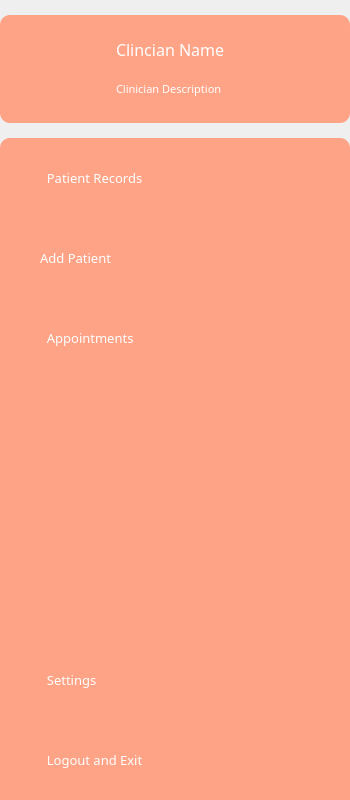
   <widget class="QWidget" name="full_menu_widget" native="true">
    <property name="geometry">
     <rect>
      <x>10</x>
      <y>0</y>
      <width>350</width>
      <height>800</height>
     </rect>
    </property>
    <property name="minimumSize">
     <size>
      <width>350</width>
      <height>800</height>
     </size>
    </property>
    <property name="maximumSize">
     <size>
      <width>350</width>
      <height>16777215</height>
     </size>
    </property>
    <property name="styleSheet">
     <string notr="true"/>
    </property>
    <layout class="QVBoxLayout" name="verticalLayout_6">
     <property name="spacing">
      <number>15</number>
     </property>
     <property name="leftMargin">
      <number>0</number>
     </property>
     <property name="topMargin">
      <number>15</number>
     </property>
     <property name="rightMargin">
      <number>0</number>
     </property>
     <property name="bottomMargin">
      <number>0</number>
     </property>
     <item>
      <widget class="QWidget" name="widget" native="true">
       <property name="styleSheet">
        <string notr="true">background-color: rgb(255, 163, 134);
border-radius: 10px;</string>
       </property>
       <layout class="QHBoxLayout" name="horizontalLayout_2">
        <property name="leftMargin">
         <number>0</number>
        </property>
        <property name="rightMargin">
         <number>0</number>
        </property>
        <item>
         <widget class="QLabel" name="label_4">
          <property name="maximumSize">
           <size>
            <width>5</width>
            <height>16777215</height>
           </size>
          </property>
          <property name="text">
           <string/>
          </property>
         </widget>
        </item>
        <item>
         <widget class="QLabel" name="dr_dp">
          <property name="minimumSize">
           <size>
            <width>90</width>
            <height>90</height>
           </size>
          </property>
          <property name="maximumSize">
           <size>
            <width>90</width>
            <height>90</height>
           </size>
          </property>
          <property name="styleSheet">
           <string notr="true"/>
          </property>
          <property name="text">
           <string/>
          </property>
          <property name="pixmap">
           <pixmap resource="resource.qrc">:/icons/icons/logo.png</pixmap>
          </property>
          <property name="scaledContents">
           <bool>true</bool>
          </property>
         </widget>
        </item>
        <item>
         <widget class="QWidget" name="dr_info" native="true">
          <layout class="QVBoxLayout" name="verticalLayout">
           <item>
            <widget class="QLabel" name="dr_name">
             <property name="font">
              <font>
               <family>Montserrat ExtraBold</family>
               <pointsize>12</pointsize>
              </font>
             </property>
             <property name="styleSheet">
              <string notr="true">color: rgb(255, 255, 255);</string>
             </property>
             <property name="text">
              <string>Clincian Name</string>
             </property>
            </widget>
           </item>
           <item>
            <widget class="QLabel" name="dr_desc">
             <property name="font">
              <font>
               <family>Montserrat Medium</family>
               <pointsize>8</pointsize>
              </font>
             </property>
             <property name="styleSheet">
              <string notr="true">color:rgb(255, 255, 255)</string>
             </property>
             <property name="text">
              <string>Clinician Description</string>
             </property>
            </widget>
           </item>
          </layout>
         </widget>
        </item>
       </layout>
      </widget>
     </item>
     <item>
      <widget class="QWidget" name="sidebar" native="true">
       <property name="minimumSize">
        <size>
         <width>0</width>
         <height>0</height>
        </size>
       </property>
       <property name="maximumSize">
        <size>
         <width>350</width>
         <height>16777215</height>
        </size>
       </property>
       <property name="styleSheet">
        <string notr="true">QWidget{
	background-color: rgb(255, 163, 134);
	border-top-right-radius: 10px;
	border-top-left-radius: 10px;
}

QPushButton{
	color: white;
	text-align: left;
	padding-left: 30px; 
	border-bottom-right-radius: 10px;
	border-top-right-radius: 10px;
	margin-top: 10px;
	border: none; 
}

QPushButton:checked {
	background-color: white;
	color: rgb(255, 163, 134);
	border-top-left-radius: 0px;
	font-weight: bold;
	border: none;
}</string>
       </property>
       <layout class="QVBoxLayout" name="verticalLayout_3">
        <property name="spacing">
         <number>10</number>
        </property>
        <property name="leftMargin">
         <number>0</number>
        </property>
        <property name="topMargin">
         <number>0</number>
        </property>
        <property name="rightMargin">
         <number>0</number>
        </property>
        <property name="bottomMargin">
         <number>10</number>
        </property>
        <item>
         <widget class="QPushButton" name="view_btn">
          <property name="minimumSize">
           <size>
            <width>340</width>
            <height>70</height>
           </size>
          </property>
          <property name="maximumSize">
           <size>
            <width>340</width>
            <height>70</height>
           </size>
          </property>
          <property name="font">
           <font>
            <family>Montserrat SemiBold</family>
            <pointsize>10</pointsize>
            <weight>50</weight>
            <bold>false</bold>
           </font>
          </property>
          <property name="styleSheet">
           <string notr="true"/>
          </property>
          <property name="text">
           <string>     Patient Records</string>
          </property>
          <property name="icon">
           <iconset resource="resource.qrc">
            <normaloff>:/icons/icons/w_view.png</normaloff>
            <normalon>:/icons/icons/p_view.png</normalon>:/icons/icons/w_view.png</iconset>
          </property>
          <property name="iconSize">
           <size>
            <width>28</width>
            <height>28</height>
           </size>
          </property>
          <property name="checkable">
           <bool>true</bool>
          </property>
          <property name="autoExclusive">
           <bool>true</bool>
          </property>
          <property name="autoRepeatDelay">
           <number>0</number>
          </property>
          <property name="autoRepeatInterval">
           <number>0</number>
          </property>
         </widget>
        </item>
        <item>
         <widget class="QPushButton" name="add_btn">
          <property name="minimumSize">
           <size>
            <width>340</width>
            <height>70</height>
           </size>
          </property>
          <property name="maximumSize">
           <size>
            <width>340</width>
            <height>70</height>
           </size>
          </property>
          <property name="font">
           <font>
            <family>Montserrat SemiBold</family>
            <pointsize>10</pointsize>
            <weight>50</weight>
            <bold>false</bold>
           </font>
          </property>
          <property name="styleSheet">
           <string notr="true"/>
          </property>
          <property name="text">
           <string>   Add Patient</string>
          </property>
          <property name="icon">
           <iconset resource="resource.qrc">
            <normaloff>:/icons/icons/w_rec.png</normaloff>
            <normalon>:/icons/icons/p_talk.png</normalon>:/icons/icons/w_rec.png</iconset>
          </property>
          <property name="iconSize">
           <size>
            <width>36</width>
            <height>30</height>
           </size>
          </property>
          <property name="checkable">
           <bool>true</bool>
          </property>
          <property name="autoExclusive">
           <bool>true</bool>
          </property>
         </widget>
        </item>
        <item>
         <widget class="QPushButton" name="apt_btn">
          <property name="minimumSize">
           <size>
            <width>340</width>
            <height>70</height>
           </size>
          </property>
          <property name="maximumSize">
           <size>
            <width>340</width>
            <height>70</height>
           </size>
          </property>
          <property name="font">
           <font>
            <family>Montserrat SemiBold</family>
            <pointsize>10</pointsize>
            <weight>50</weight>
            <bold>false</bold>
           </font>
          </property>
          <property name="styleSheet">
           <string notr="true"/>
          </property>
          <property name="text">
           <string>     Appointments</string>
          </property>
          <property name="icon">
           <iconset resource="resource.qrc">
            <normaloff>:/icons/icons/w_cal.png</normaloff>
            <normalon>:/icons/icons/p_cal.png</normalon>:/icons/icons/w_cal.png</iconset>
          </property>
          <property name="iconSize">
           <size>
            <width>28</width>
            <height>28</height>
           </size>
          </property>
          <property name="checkable">
           <bool>true</bool>
          </property>
          <property name="autoExclusive">
           <bool>true</bool>
          </property>
         </widget>
        </item>
        <item>
         <spacer name="verticalSpacer">
          <property name="orientation">
           <enum>Qt::Vertical</enum>
          </property>
          <property name="sizeHint" stdset="0">
           <size>
            <width>20</width>
            <height>245</height>
           </size>
          </property>
         </spacer>
        </item>
        <item>
         <widget class="QPushButton" name="settings_btn">
          <property name="minimumSize">
           <size>
            <width>340</width>
            <height>70</height>
           </size>
          </property>
          <property name="maximumSize">
           <size>
            <width>340</width>
            <height>70</height>
           </size>
          </property>
          <property name="font">
           <font>
            <family>Montserrat SemiBold</family>
            <pointsize>10</pointsize>
            <weight>50</weight>
            <bold>false</bold>
           </font>
          </property>
          <property name="styleSheet">
           <string notr="true"/>
          </property>
          <property name="text">
           <string>     Settings</string>
          </property>
          <property name="icon">
           <iconset resource="resource.qrc">
            <normaloff>:/icons/icons/w_gear.png</normaloff>
            <normalon>:/icons/icons/p_gear.png</normalon>:/icons/icons/w_gear.png</iconset>
          </property>
          <property name="iconSize">
           <size>
            <width>28</width>
            <height>28</height>
           </size>
          </property>
          <property name="checkable">
           <bool>true</bool>
          </property>
          <property name="autoExclusive">
           <bool>true</bool>
          </property>
         </widget>
        </item>
        <item>
         <widget class="QPushButton" name="exit_btn">
          <property name="minimumSize">
           <size>
            <width>340</width>
            <height>70</height>
           </size>
          </property>
          <property name="maximumSize">
           <size>
            <width>340</width>
            <height>70</height>
           </size>
          </property>
          <property name="font">
           <font>
            <family>Montserrat SemiBold</family>
            <pointsize>10</pointsize>
            <weight>50</weight>
            <bold>false</bold>
           </font>
          </property>
          <property name="styleSheet">
           <string notr="true"/>
          </property>
          <property name="text">
           <string>     Logout and Exit</string>
          </property>
          <property name="icon">
           <iconset resource="resource.qrc">
            <normaloff>:/icons/icons/w_logout.png</normaloff>
            <normalon>:/icons/icons/p_logout.png</normalon>:/icons/icons/w_logout.png</iconset>
          </property>
          <property name="iconSize">
           <size>
            <width>28</width>
            <height>28</height>
           </size>
          </property>
          <property name="checkable">
           <bool>true</bool>
          </property>
          <property name="autoExclusive">
           <bool>true</bool>
          </property>
         </widget>
        </item>
       </layout>
      </widget>
     </item>
    </layout>
   </widget>
